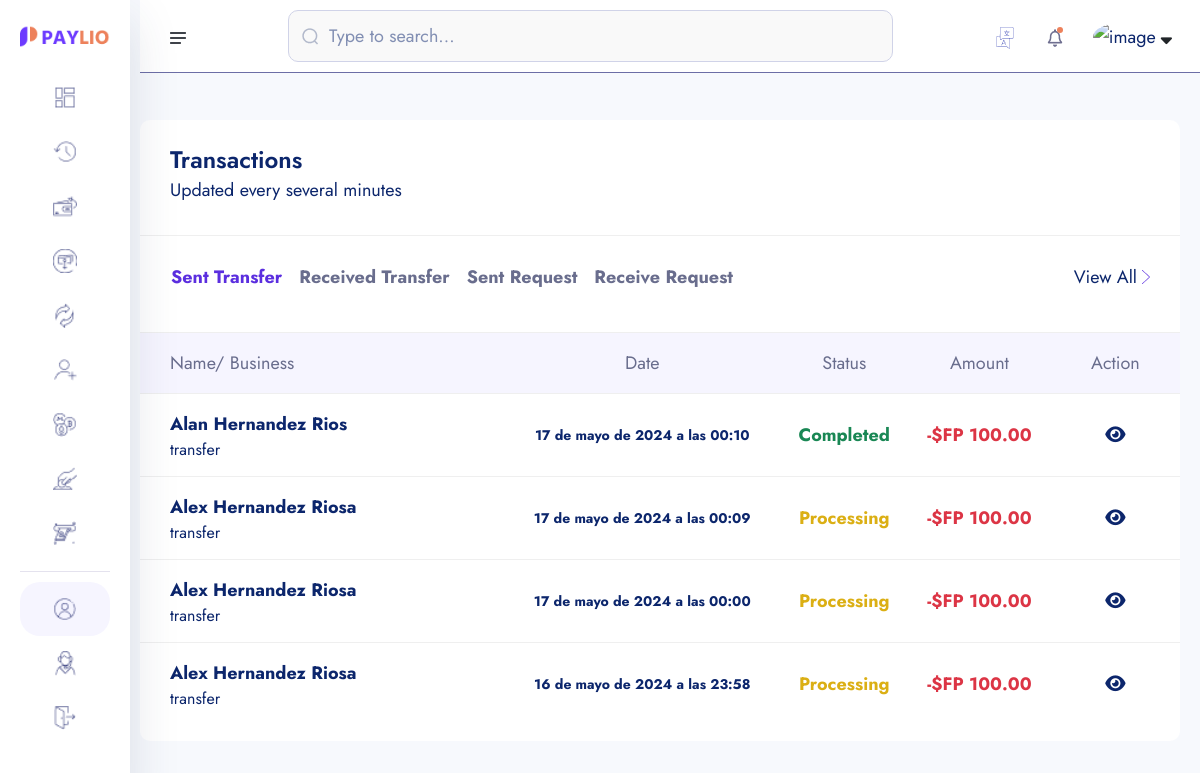
The app's page /transactions/ (signed in) with its own data.
### core/models.py (models this page shows, shortened)
class Transaction(models.Model):
    transaction_id = ShortUUIDField(unique=True, length=15, max_length=20, prefix="TRN")
    user = models.ForeignKey(User, on_delete=models.SET_NULL, null=True, related_name="user")
    amount = models.DecimalField(max_digits=12, decimal_places=2, default=0.00)
    description = models.CharField(max_length=1000, null=True, blank=True)
    reciever = models.ForeignKey(User, on_delete=models.SET_NULL, null=True, related_name="receiver")
    sender = models.ForeignKey(User, on_delete=models.SET_NULL, null=True, related_name="sender")
    reciever_account = models.ForeignKey(Account, on_delete=models.SET_NULL, null=True, related_name="reciever_account")
    sender_account = models.ForeignKey(Account, on_delete=models.SET_NULL, null=True, related_name="sender_account")
    status = models.CharField(choices=TRANSACTION_STATUS, max_length=100, default="pending")
    transaction_type = models.CharField(choices=TRANSACTION_TYPE, max_length=100, default="none")
    date = models.DateTimeField(auto_now_add=True)
    updated = models.DateTimeField(auto_now_add=False, null=True, blank=True)

### userauths/models.py (models this page shows, shortened)
class User(AbstractUser):
    username = models.CharField(max_length=100)
    email = models.EmailField(unique=True)
    is_staff = models.BooleanField(default=False)
    USERNAME_FIELD = 'email'
    REQUIRED_FIELDS = ['username']

### account/models.py (models this page shows, shortened)
class KYC(models.Model):
    id = models.UUIDField(primary_key=True, unique=True, default=uuid.uuid4, editable=False)
    user = models.OneToOneField(User, on_delete=models.CASCADE)
    account = models.OneToOneField(Account, on_delete=models.CASCADE, null=True, blank=True)
    full_name = models.CharField(max_length=1000)
    image = models.ImageField(upload_to="kyc", default="default.jpg")
    marrital_status = models.CharField(choices=MARITAL_STATUS, max_length=40)
    gender = models.CharField(choices=GENDER, max_length=40)
    identity_type = models.CharField(choices=IDENTITY_TYPE, max_length=140)
    identity_image = models.ImageField(upload_to="kyc", null=True, blank=True)
    date_of_birth = models.DateTimeField(auto_now_add=False)
    signature = models.ImageField(upload_to="kyc")
    state = models.CharField(max_length=100)
    city = models.CharField(max_length=100)
    mobile = models.CharField(max_length=1000)
    fax = models.CharField(max_length=1000)
    date = models.DateTimeField(auto_now_add=True)

### core/transaction.py (the view)
# urls.py: path("transactions/", transaction.transaction_lists, name="transactions"),
@login_required
def transaction_lists(request):
    sender_transaction = Transaction.objects.filter(sender=request.user, transaction_type="transfer").order_by("-id")
    reciever_transaction = Transaction.objects.filter(reciever=request.user, transaction_type="transfer").order_by("-id")
    request_sender_transaction = Transaction.objects.filter(sender=request.user, transaction_type="request")
    request_reciever_transaction = Transaction.objects.filter(reciever=request.user, transaction_type="request")
    context = {
        "sender_transaction": sender_transaction,
        "reciever_transaction": reciever_transaction,
        "request_sender_transaction":request_sender_transaction,
        "request_reciever_transaction": request_reciever_transaction
    }
    return render(request, "transaction/transaction_list.html", context)

### templates/transaction/transaction_list.html (shortened to what this page needs)
{% extends "partials/dashboard-base.html" %}
{% load static %}
{% load humanize %}
{% block content %}
<section class="dashboard-section body-collapse">
    <div class="overlay pt-120">
        <div class="container-fruid">
            <div class="row">
                <div class="col-xl-12 col-lg-12">
                    <div class="section-content">
                        <div class="transactions-area">
                            <div class="section-text">
                                <h5>Transactions</h5>
                                <p>Updated every several minutes</p>
                            </div>
                            <div class="top-area d-flex align-items-center justify-content-between">
                                <ul class="nav nav-tabs" role="tablist">
                                    <li class="nav-item" role="presentation"><button class="nav-link active"
                                            id="latest-tab" data-bs-toggle="tab" data-bs-target="#latest" type="button"
                                            role="tab" aria-controls="latest" aria-selected="true">Sent
                                            Transfer</button>
                                    </li>
                                    <li class="nav-item" role="presentation"><button class="nav-link" id="upcoming-tab"
                                            data-bs-toggle="tab" data-bs-target="#upcoming" type="button" role="tab"
                                            aria-controls="upcoming" aria-selected="false">Received Transfer</button>
                                    </li>
                                    <li class="nav-item" role="presentation"><button class="nav-link"
                                            id="sender-request-tab" data-bs-toggle="tab"
                                            data-bs-target="#sender-request" type="button" role="tab"
                                            aria-controls="upcoming" aria-selected="false">Sent Request</button>
                                    </li>
                                    <li class="nav-item" role="presentation"><button class="nav-link"
                                            id="reciever-request-tab" data-bs-toggle="tab"
                                            data-bs-target="#reciever-request" type="button" role="tab"
                                            aria-controls="upcoming" aria-selected="false">Receive Request</button>
                                    </li>
                                </ul>
                                <div class="view-all d-flex align-items-center">
                                    <a href="javascript:void(0)">View All</a>
                                    <img src="{% static 'assets1/images/icon/right-arrow.png' %}" alt="icon">
                                </div>
                            </div>
                            <div class="tab-content mt-40">
                                <div class="tab-pane fade show active" id="latest" role="tabpanel"
                                    aria-labelledby="latest-tab">
                                    <div class="table-responsive">
                                        <table class="table">
                                            <thead>
                                                <tr>
                                                    <th scope="col">Name/ Business</th>
                                                    <th scope="col">Date</th>
                                                    <th scope="col">Status</th>
                                                    <th scope="col">Amount</th>
                                                    <th scope="col">Action</th>
                                                </tr>
                                            </thead>
                                            <tbody>
                                                {% for s in sender_transaction %}
                                                <tr data-bs-toggle="modal" data-bs-target="#transactionsMod">
                                                    <th scope="row">
                                                        <p>{{s.reciever.kyc.full_name|title}}</p>
                                                        <p class="mdr">{{ s.transaction_type }}</p>
                                                    </th>
                                                    <td>
                                                        <p class="mdr"> <small> {{ s.date }} </small> </p>
                                                    </td>
                                                    <td>
                                                        {% if s.status == 'completed' %}
                                                        <p class="text-success">{{ s.status|title}}</p>
                                                        {% endif %}
                                                        {% if s.status == 'processing' %}
                                                        <p class="inprogress">{{ s.status|title}}</p>
                                                        {% endif %}
                                                    </td>
                                                    <td>
                                                        <p class="text-danger">-$FP {{ s.amount|floatformat:"0.2f" }}
                                                        </p>
                                                    </td>
                                                    <td>
                                                        <a href="{% url 'core:transaction-detail' s.transaction_id %}"
                                                            class=""><i class="fas fa-eye"></i></a>
                                                    </td>
                                                </tr>
                                                {% empty %}
                                                <li>Ninguna transferencia hecha</li>
                                                {% endfor %}
                                            </tbody>
                                        </table>
                                    </div>
                                </div>
                            </div>
                        </div>
                    </div>
                </div>
            </div>
        </div>
    </div>
</section>
{% endblock content %}

### records on screen
Transaction: reciever.kyc.full_name "Alan Hernandez Rios", transaction_type "transfer", date "17 de mayo de 2024 a las 00:10", status "Completed", amount "100.00"
Transaction: reciever.kyc.full_name "Alex Hernandez Riosa", transaction_type "transfer", date "17 de mayo de 2024 a las 00:09", status "Processing", amount "100.00"
Transaction: reciever.kyc.full_name "Alex Hernandez Riosa", transaction_type "transfer", date "17 de mayo de 2024 a las 00:00", status "Processing", amount "100.00"
Transaction: reciever.kyc.full_name "Alex Hernandez Riosa", transaction_type "transfer", date "16 de mayo de 2024 a las 23:58", status "Processing", amount "100.00"
